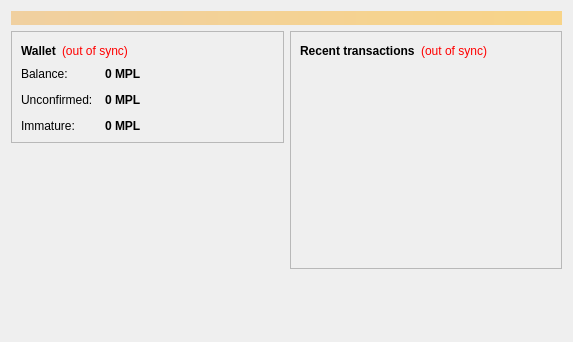
<?xml version="1.0" encoding="UTF-8"?>
<ui version="4.0">
 <class>OverviewPage</class>
 <widget class="QWidget" name="OverviewPage">
  <property name="geometry">
   <rect>
    <x>0</x>
    <y>0</y>
    <width>573</width>
    <height>342</height>
   </rect>
  </property>
  <property name="windowTitle">
   <string>Form</string>
  </property>
  <layout class="QVBoxLayout" name="topLayout">
   <item>
    <widget class="QLabel" name="labelAlerts">
     <property name="visible">
      <bool>false</bool>
     </property>
     <property name="styleSheet">
      <string notr="true">background-color: qlineargradient(x1: 0, y1: 0, x2: 1, y2: 0, stop:0 #F0D0A0, stop:1 #F8D488); color:#000000;</string>
     </property>
     <property name="wordWrap">
      <bool>true</bool>
     </property>
     <property name="margin">
      <number>3</number>
     </property>
    </widget>
   </item>
   <item>
    <layout class="QHBoxLayout" name="horizontalLayout" stretch="1,1">
     <item>
      <layout class="QVBoxLayout" name="verticalLayout_2">
       <item>
        <widget class="QFrame" name="frame">
         <property name="frameShape">
          <enum>QFrame::StyledPanel</enum>
         </property>
         <property name="frameShadow">
          <enum>QFrame::Raised</enum>
         </property>
         <layout class="QVBoxLayout" name="verticalLayout_4">
          <item>
           <layout class="QHBoxLayout" name="horizontalLayout_4">
            <item>
             <widget class="QLabel" name="label_5">
              <property name="font">
               <font>
                <weight>75</weight>
                <bold>true</bold>
               </font>
              </property>
              <property name="text">
               <string>Wallet</string>
              </property>
             </widget>
            </item>
            <item>
             <widget class="QLabel" name="labelWalletStatus">
              <property name="toolTip">
               <string>The displayed information may be out of date. Your wallet automatically synchronizes with the Maplecoin network after a connection is established, but this process has not completed yet.</string>
              </property>
              <property name="styleSheet">
               <string notr="true">QLabel { color: red; }</string>
              </property>
              <property name="text">
               <string notr="true">(out of sync)</string>
              </property>
              <property name="alignment">
               <set>Qt::AlignLeading|Qt::AlignLeft|Qt::AlignVCenter</set>
              </property>
             </widget>
            </item>
            <item>
             <spacer name="horizontalSpacer_2">
              <property name="orientation">
               <enum>Qt::Horizontal</enum>
              </property>
              <property name="sizeHint" stdset="0">
               <size>
                <width>40</width>
                <height>20</height>
               </size>
              </property>
             </spacer>
            </item>
           </layout>
          </item>
          <item>
           <layout class="QFormLayout" name="formLayout_2">
            <property name="fieldGrowthPolicy">
             <enum>QFormLayout::AllNonFixedFieldsGrow</enum>
            </property>
            <property name="horizontalSpacing">
             <number>12</number>
            </property>
            <property name="verticalSpacing">
             <number>12</number>
            </property>
            <item row="0" column="0">
             <widget class="QLabel" name="label">
              <property name="text">
               <string>Balance:</string>
              </property>
             </widget>
            </item>
            <item row="0" column="1">
             <widget class="QLabel" name="labelBalance">
              <property name="font">
               <font>
                <weight>75</weight>
                <bold>true</bold>
               </font>
              </property>
              <property name="cursor">
               <cursorShape>IBeamCursor</cursorShape>
              </property>
              <property name="toolTip">
               <string>Your current balance</string>
              </property>
              <property name="text">
               <string notr="true">0 MPL</string>
              </property>
              <property name="textInteractionFlags">
               <set>Qt::LinksAccessibleByMouse|Qt::TextSelectableByKeyboard|Qt::TextSelectableByMouse</set>
              </property>
             </widget>
            </item>
            <item row="1" column="0">
             <widget class="QLabel" name="label_3">
              <property name="text">
               <string>Unconfirmed:</string>
              </property>
             </widget>
            </item>
            <item row="1" column="1">
             <widget class="QLabel" name="labelUnconfirmed">
              <property name="font">
               <font>
                <weight>75</weight>
                <bold>true</bold>
               </font>
              </property>
              <property name="cursor">
               <cursorShape>IBeamCursor</cursorShape>
              </property>
              <property name="toolTip">
               <string>Total of transactions that have yet to be confirmed, and do not yet count toward the current balance</string>
              </property>
              <property name="text">
               <string notr="true">0 MPL</string>
              </property>
              <property name="textInteractionFlags">
               <set>Qt::LinksAccessibleByMouse|Qt::TextSelectableByKeyboard|Qt::TextSelectableByMouse</set>
              </property>
             </widget>
            </item>
            <item row="2" column="0">
             <widget class="QLabel" name="labelImmatureText">
              <property name="text">
               <string>Immature:</string>
              </property>
             </widget>
            </item>
            <item row="2" column="1">
             <widget class="QLabel" name="labelImmature">
              <property name="font">
               <font>
                <weight>75</weight>
                <bold>true</bold>
               </font>
              </property>
              <property name="toolTip">
               <string>Mined balance that has not yet matured</string>
              </property>
              <property name="text">
               <string notr="true">0 MPL</string>
              </property>
              <property name="textInteractionFlags">
               <set>Qt::LinksAccessibleByMouse|Qt::TextSelectableByKeyboard|Qt::TextSelectableByMouse</set>
              </property>
             </widget>
            </item>
           </layout>
          </item>
         </layout>
        </widget>
       </item>
       <item>
        <spacer name="verticalSpacer">
         <property name="orientation">
          <enum>Qt::Vertical</enum>
         </property>
         <property name="sizeHint" stdset="0">
          <size>
           <width>20</width>
           <height>40</height>
          </size>
         </property>
        </spacer>
       </item>
      </layout>
     </item>
     <item>
      <layout class="QVBoxLayout" name="verticalLayout_3">
       <item>
        <widget class="QFrame" name="frame_2">
         <property name="frameShape">
          <enum>QFrame::StyledPanel</enum>
         </property>
         <property name="frameShadow">
          <enum>QFrame::Raised</enum>
         </property>
         <layout class="QVBoxLayout" name="verticalLayout">
          <item>
           <layout class="QHBoxLayout" name="horizontalLayout_2">
            <item>
             <widget class="QLabel" name="label_4">
              <property name="text">
               <string>&lt;b&gt;Recent transactions&lt;/b&gt;</string>
              </property>
             </widget>
            </item>
            <item>
             <widget class="QLabel" name="labelTransactionsStatus">
              <property name="toolTip">
               <string>The displayed information may be out of date. Your wallet automatically synchronizes with the Maplecoin network after a connection is established, but this process has not completed yet.</string>
              </property>
              <property name="styleSheet">
               <string notr="true">QLabel { color: red; }</string>
              </property>
              <property name="text">
               <string notr="true">(out of sync)</string>
              </property>
              <property name="alignment">
               <set>Qt::AlignRight|Qt::AlignTrailing|Qt::AlignVCenter</set>
              </property>
             </widget>
            </item>
            <item>
             <spacer name="horizontalSpacer">
              <property name="orientation">
               <enum>Qt::Horizontal</enum>
              </property>
              <property name="sizeHint" stdset="0">
               <size>
                <width>40</width>
                <height>20</height>
               </size>
              </property>
             </spacer>
            </item>
           </layout>
          </item>
          <item>
           <widget class="QListView" name="listTransactions">
            <property name="styleSheet">
             <string notr="true">QListView { background: transparent; }</string>
            </property>
            <property name="frameShape">
             <enum>QFrame::NoFrame</enum>
            </property>
            <property name="verticalScrollBarPolicy">
             <enum>Qt::ScrollBarAlwaysOff</enum>
            </property>
            <property name="horizontalScrollBarPolicy">
             <enum>Qt::ScrollBarAlwaysOff</enum>
            </property>
            <property name="selectionMode">
             <enum>QAbstractItemView::NoSelection</enum>
            </property>
           </widget>
          </item>
         </layout>
        </widget>
       </item>
       <item>
        <spacer name="verticalSpacer_2">
         <property name="orientation">
          <enum>Qt::Vertical</enum>
         </property>
         <property name="sizeHint" stdset="0">
          <size>
           <width>20</width>
           <height>40</height>
          </size>
         </property>
        </spacer>
       </item>
      </layout>
     </item>
    </layout>
   </item>
  </layout>
 </widget>
 <resources/>
 <connections/>
</ui>
